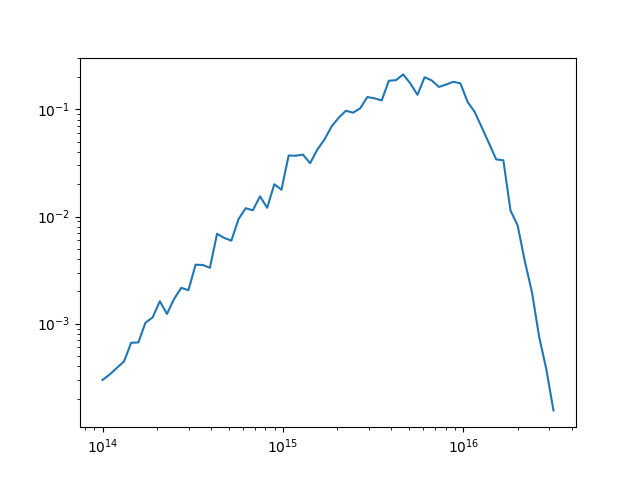

Write Python code to recreate this figure.

# import packages here
import numpy as np
import astropy.constants as cons
import matplotlib.pyplot as plt

def planck(temp, nu):
    """ Compute the Planck functino """
    
    h = cons.h.cgs.value
    c = cons.c.cgs.value
    kb = cons.k_B.cgs.value
    
    return 2*h/c**2*nu**3/(np.exp(h*nu/kb/temp)-1)

def main():

    nu = np.logspace(14., 16.5, 64)

    area = 1.e10
    
    temp = 1.e5
    inu = planck(temp, nu)

    # generate random noise with a normal distribution
    amp = 0.2
    rng = np.random.default_rng()
    delta = amp*rng.normal(size=(nu.shape[0],))
    inu *= (1.+delta)

    plt.plot(nu, inu)

    out = np.empty((2,64))
    out[0,:] = nu
    out[1,:] = inu*area
    plt.xscale('log')
    plt.yscale('log')
    plt.savefig('bb.png')
    np.savetxt("spectrum.txt",out)



if __name__=="__main__": 
    main()
